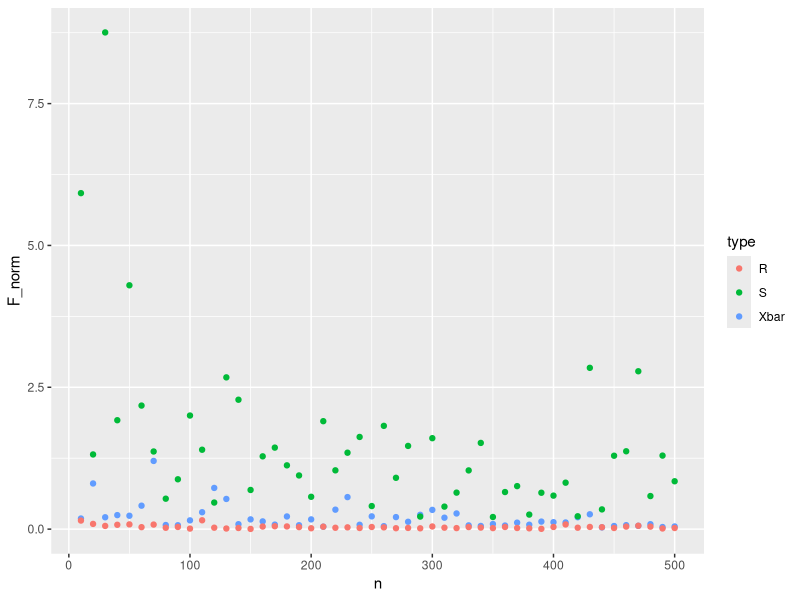
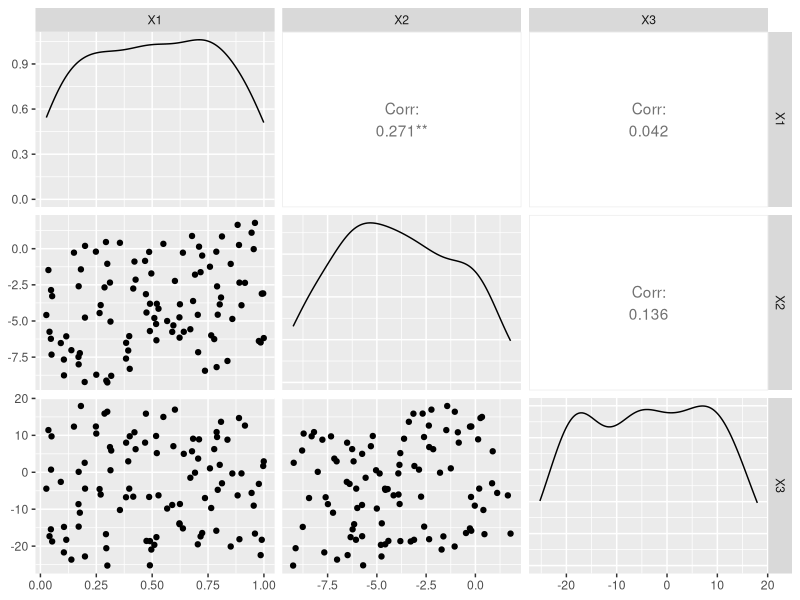
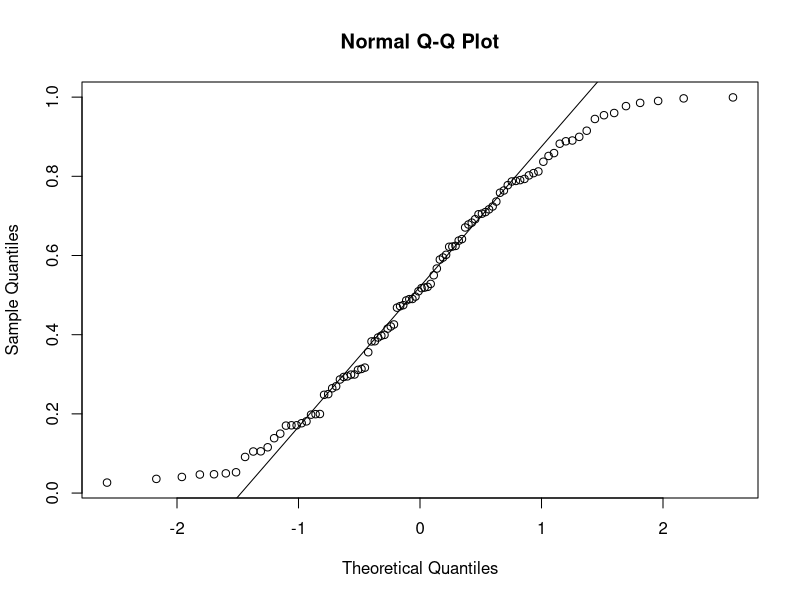
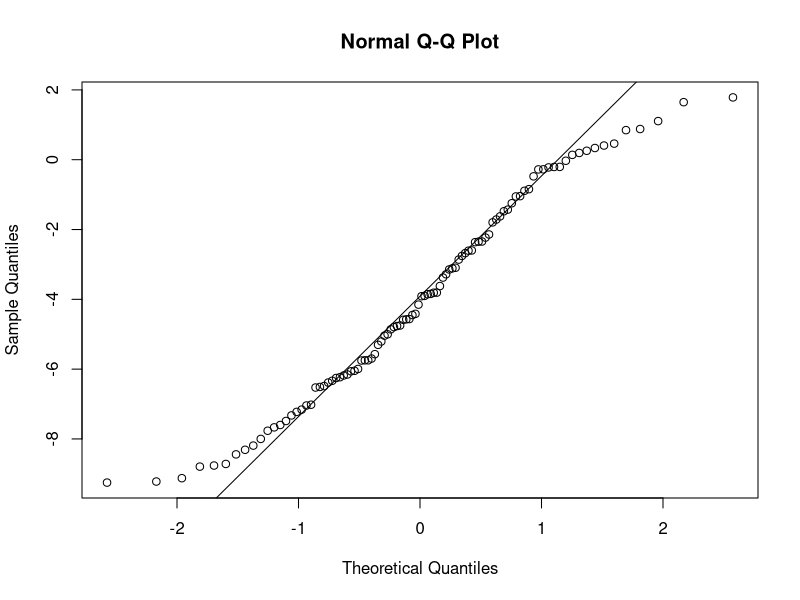
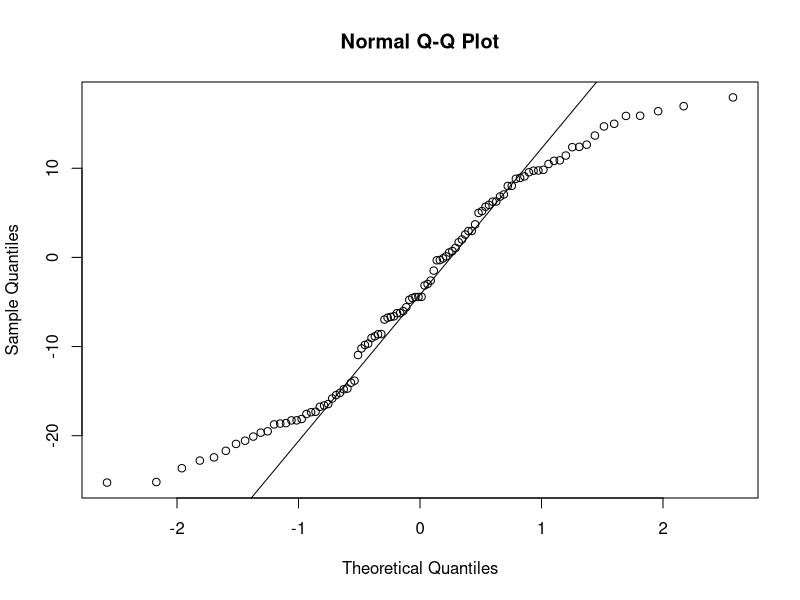
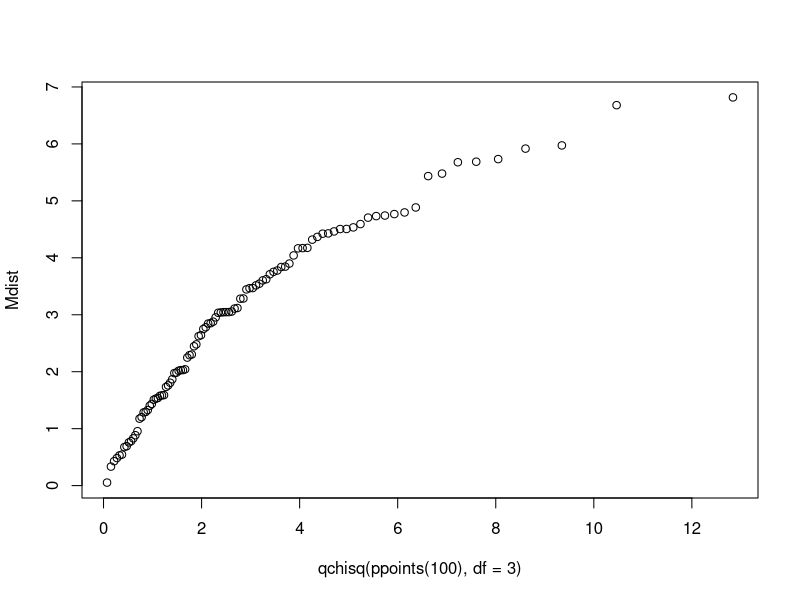

These figures' R source, in order:
# Exercises ---------------------------------------------------------------
library(mvtnorm)
library(dplyr)
library(tidyr)
library(ggplot2)
library(GGally)
set.seed(0)
# 1. Let mu = (0, 1, 2), Sigma_{i,j} = sigma_i * sigma_j * rho^{|i-j|},
# rho = 0.9, (sigma_1, sigma_2, sigma_3) = (3,2,1).
# Randomly sample n = 100 observations following N(mu,Sigma), and 
# compute the sample mean Xbar, covariance matrix S and correlation matrix R.

Sigma_gen <- function(i, j){
  sigma_i <- c(3, 2, 1)
  rho = 0.9
  sigma_i[i] * sigma_i[j] * rho^(abs(i-j))
}

Sigma <- matrix(nrow=3, ncol=3)
for (i in 1:3){
  for (j in 1:3){
    Sigma[i,j] = Sigma_gen(i, j)
  }
}

Rho <- cov2cor(Sigma)
mu <- c(0, 1, 2)

X <- rmvnorm(100, mean=mu, sigma=Sigma)
(Xbar <- colMeans(X))
(S <- cov(X))
(R <- cov2cor(S))

# 2. Compute the difference between Xbar and mu, S and Sigma, 
# R and the population correlation matrix, using the Frobenius norm. 
# Repeat for n = 10, 20, ... 500, and visually display the result. 
# In what rate does the difference reduce? 

norm(as.matrix(Xbar - mu), "F")
norm(S - Sigma, "F")
norm(R - Rho, "F")

Xbars <- c()
Ss <- c()
Rs <- c()
for (n in seq(10, 500, by=10)){
  X <- rmvnorm(n, mean=mu, sigma=Sigma)
  Xbars[n/10] <- norm(as.matrix(colMeans(X) - mu), "F")
  Ss[n/10] <- norm(cov(X) - Sigma, "F")
  Rs[n/10] <- norm(cor(X) - Rho, "F")
}
iter <- seq(10, 500, by=10)
data <- data.frame(c(Xbars, Ss, Rs))
data <- data %>% mutate(n=rep(iter,3), type=rep(c("Xbar", "S", "R"), each=50))
colnames(data)[1] <- "F_norm"

ggplot(data, aes(x=n, y=F_norm, color=type))+
  geom_point()

lm(Xbars ~ iter) # rate: -0.0007
lm(Ss ~ iter)    # rate: -0.004
lm(Rs ~ iter)    # rate: -0.00008

# 3. Suggest how would you generate a non-normal 3-variate distribution. 
# The three variables should be (linearly) correlated with each other. Randomly
# sample n = 100 observations from the non-normal distribution. Empirically 
# confirm that the three variables are indeed correlated with each other 
# by 1) computing the sample correlation coefficients and 2) displaying the scatter. 
# (The scatterplot should also exhibit the non-normality to some degree.)

X1 <- runif(100)
X2 <- 2 * X1 + 2 * runif(100, -5, 0)
X3 <- -X1 + X2 - 4 * runif(100, -5, 5)
X.new <- data.frame(cbind(X1, X2, X3))
cor(X.new)
ggpairs(X.new)

# 4. To check normality (rather, non-normality) of the data you have generated, 
#  a) use the normal-probability plot for each variable to check normality; 
#  b) Use the Shapiro-Wilk test (cf `?shapiro.test`). Be sure to specify 
# the null hypothesis of the test;
#  c) Use the chi-squared plot to check normality. 

# a) QQ-plot
qqnorm(X1); qqline(X1)
qqnorm(X2); qqline(X2)
qqnorm(X3); qqline(X3)

# b) Shapiro-Wilk test
shapiro.test(X1) # p-value = 0.002, reject
shapiro.test(X2) # p-value = 0.02 , reject
shapiro.test(X3) # p-value = 0.001, reject

# c) Chi-squared plot
S <- cov(X.new)
Mdist <- mahalanobis(X.new, colMeans(X.new), cov(X.new))
qqplot(qchisq(ppoints(100), df = 3), Mdist)

# 5. Suppose (X,Y,Z)  follow the 3-variate normal distribution defined in #1. 
#  a) What is the conditional distribution of (X,Y) given Z = z? 
#  b) What is the best linear prediction of (X,Y) as a function of Z, i.e. BLP(X,Y | Z)?
#  c) What is multiple correlation coefficient between Z and (X,Y)? 
#  d) Randomly sample n = 1000 observations as in #1. Using the data, perform 
#     a linear regression analysis of regressing Z onto (X,Y). Compare the R^2 
#     from the regression with your answer in the subproblem c). 

# a) Conditional dist. of (X, Y) given Z = z
#    mu  = (0, 1) + (2.43, 1.8) / 1 * (z - 2)
#        = (2.43(z - 2), 1.8(z - 2))
#    cov = [9, 5.4] - [2.43] * [2.43, 1.8]
#          [5.4, 9]   [1.8 ]
#        = [3.0951,  1.026]
#          [1.026 ,  0.760]
#    (X, Y) ~ N(mu, cov)

# b) BLP(X, Y | Z)
A <- Sigma[1:2, 3, drop=F] # Sigma[3,3] = 1
b <- mu[1:2] - A %*% mu[3]
BLP <- as.matrix(X[,3]) %*% t(A) + as.vector(b)

# c) m.corr(Z, (X,Y)) = corr(Z, BLP(Z|X, Y))
Sigma[3, 1:2] %*% solve(Sigma[1:2, 1:2]) %*% Sigma[1:2, 3, drop=F] / Sigma[3, 3]

# d)
X <- as.data.frame(rmvnorm(1000, mean=mu, sigma=Sigma))
colnames(X) <- c("X", "Y", "Z")
lm.out <- lm(Z ~ ., data = X)
summary(lm.out)$r.squared # 0.792
